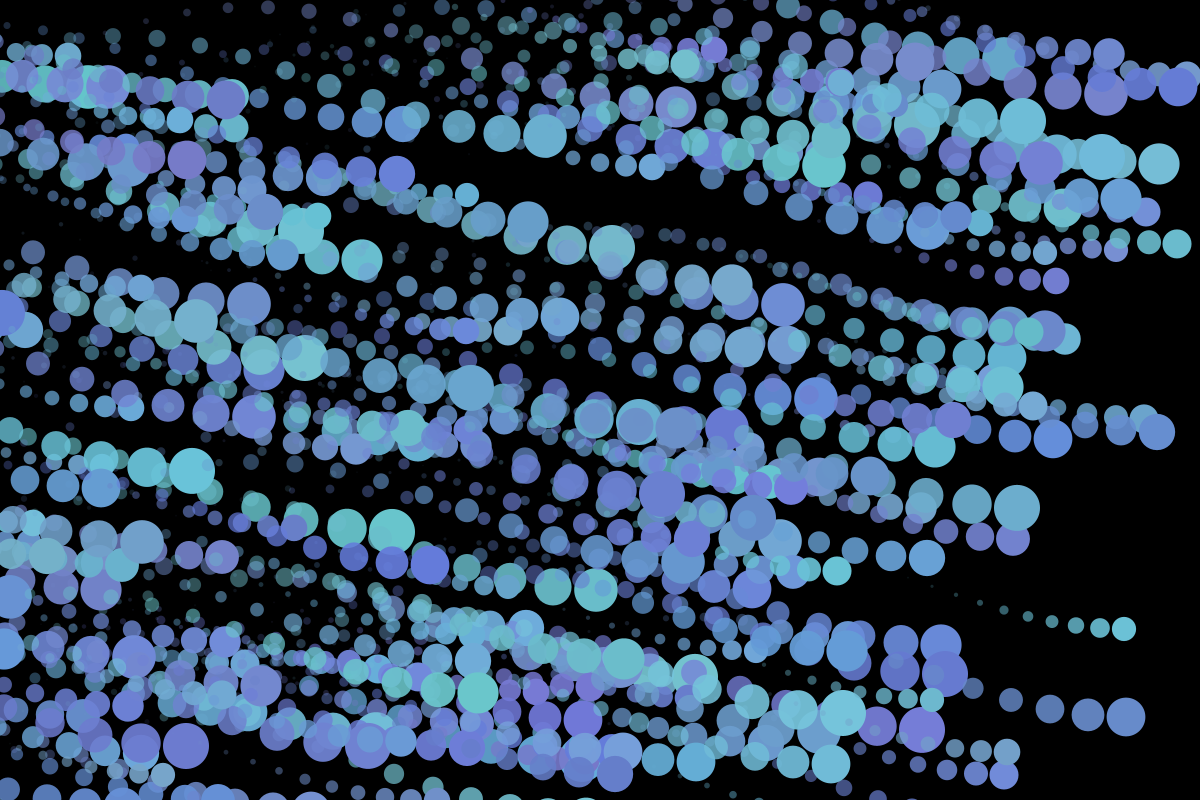
Frame 1 (no input)
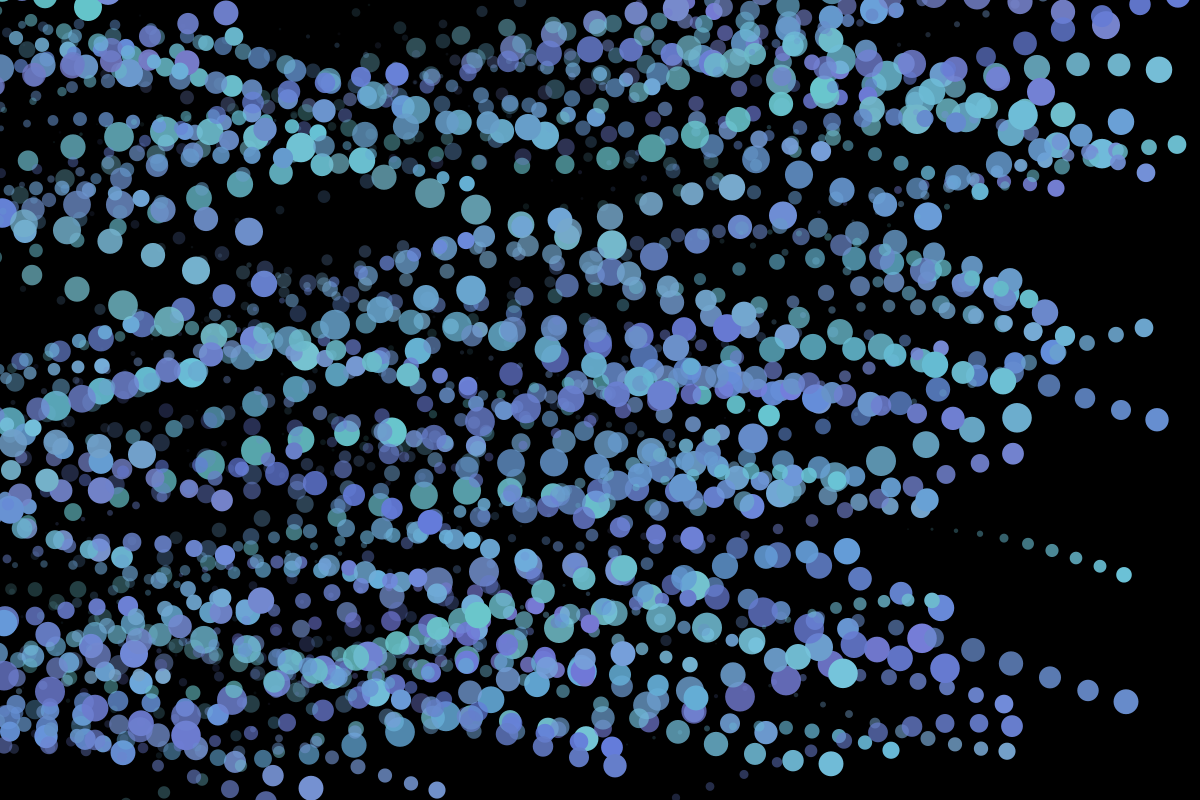
Frame 60 (the mouse pressed at the canvas centre just before this capture)
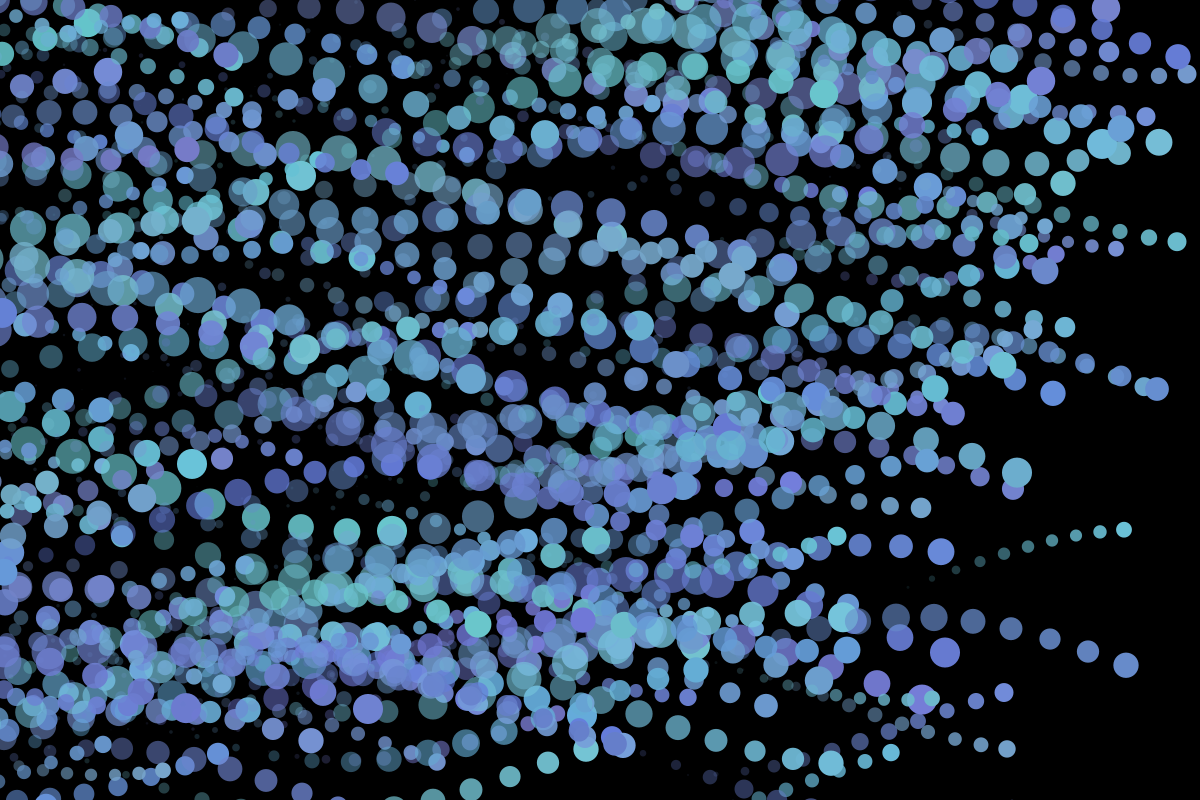
Frame 120 (the mouse held since frame 60 and released just before this capture)

The Processing sketch that drew these frames (run headless with seeded random() and noise(); from frame 60 on, the mouse is pressed at the canvas centre):

// Processing sketch: arrayForFunction
// ── arrayForFunction.pde
int el = 200;
int[] n = new int[el];
int[] x = new int[el];
int[] y = new int[el];
float[] sp = new float[el];
color[] c = new color[el];

void setup() {
    size(1200, 800);
    for (int i = 0; i < x.length; i++) {
        n[i] = (int)random(10, 20);
        x[i] = (int)random(width);
        y[i] = (int)random(height);
        sp[i] = random(4.0);
        c[i] = color(random(100, 120), random(120, 200), random(200, 220));
    }
}

void draw() {
    background(0);
    for (int i = 0; i < x.length; i++) {
        nyoro(n[i], x[i], y[i], c[i], sp[i], true);
    }
}

void nyoro(int n, int x, int y, color c, float sp, Boolean fill) {
    for (int i = 0; i < n; i++) {
        if (fill) {
            noStroke();
            fill(c, (n - i) * 255 / n);
        } else {
            noFill();
            stroke(c, (n - i) * 255 / n);
        }
        ellipse(
            x - n * i * width / 500, 
            y + 50 * cos(radians(n * i + frameCount * sp)), 
            (n - i) * 4 * noise(float(i * 10 + frameCount) / 100), 
            (n - i) * 4 * noise(float(i * 10 + frameCount) / 100)
            );
    }
}
